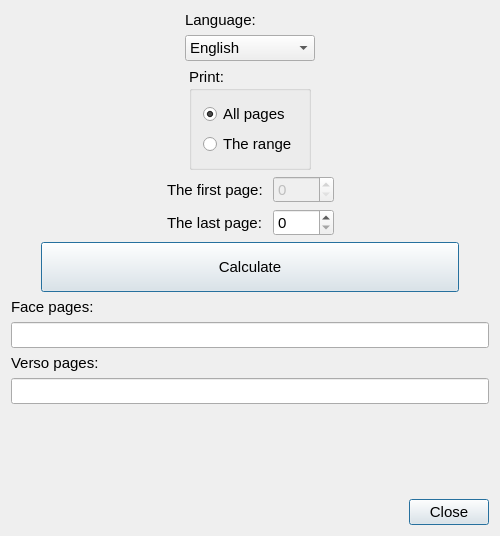
<?xml version="1.0" encoding="UTF-8"?>
<ui version="4.0">
 <class>BookletForEpsonXP100</class>
 <widget class="QWidget" name="BookletForEpsonXP100">
  <property name="geometry">
   <rect>
    <x>0</x>
    <y>0</y>
    <width>500</width>
    <height>536</height>
   </rect>
  </property>
  <property name="minimumSize">
   <size>
    <width>500</width>
    <height>536</height>
   </size>
  </property>
  <property name="maximumSize">
   <size>
    <width>16777215</width>
    <height>536</height>
   </size>
  </property>
  <property name="font">
   <font>
    <pointsize>11</pointsize>
   </font>
  </property>
  <property name="windowTitle">
   <string>Booklet for Epson XP-100</string>
  </property>
  <property name="windowIcon">
   <iconset resource="resources.qrc">
    <normaloff>:/images/images/booklet_1.ico</normaloff>:/images/images/booklet_1.ico</iconset>
  </property>
  <layout class="QHBoxLayout" name="horizontalLayout_7">
   <item>
    <layout class="QVBoxLayout" name="verticalLayout_9">
     <item>
      <layout class="QVBoxLayout" name="verticalLayout_8">
       <item>
        <layout class="QHBoxLayout" name="horizontalLayout_5">
         <item>
          <spacer name="horizontalSpacer_9">
           <property name="orientation">
            <enum>Qt::Horizontal</enum>
           </property>
           <property name="sizeHint" stdset="0">
            <size>
             <width>40</width>
             <height>20</height>
            </size>
           </property>
          </spacer>
         </item>
         <item>
          <layout class="QVBoxLayout" name="verticalLayout_6">
           <item>
            <widget class="QLabel" name="lblLanguages">
             <property name="text">
              <string>Language:</string>
             </property>
            </widget>
           </item>
           <item>
            <widget class="QComboBox" name="cbxLanguages">
             <property name="sizePolicy">
              <sizepolicy hsizetype="Fixed" vsizetype="Fixed">
               <horstretch>0</horstretch>
               <verstretch>0</verstretch>
              </sizepolicy>
             </property>
             <property name="minimumSize">
              <size>
               <width>130</width>
               <height>0</height>
              </size>
             </property>
             <item>
              <property name="text">
               <string>English</string>
              </property>
             </item>
             <item>
              <property name="text">
               <string>Russian</string>
              </property>
             </item>
            </widget>
           </item>
           <item>
            <spacer name="verticalSpacer_2">
             <property name="orientation">
              <enum>Qt::Vertical</enum>
             </property>
             <property name="sizeHint" stdset="0">
              <size>
               <width>20</width>
               <height>40</height>
              </size>
             </property>
            </spacer>
           </item>
          </layout>
         </item>
         <item>
          <spacer name="horizontalSpacer_8">
           <property name="orientation">
            <enum>Qt::Horizontal</enum>
           </property>
           <property name="sizeHint" stdset="0">
            <size>
             <width>40</width>
             <height>20</height>
            </size>
           </property>
          </spacer>
         </item>
        </layout>
       </item>
      </layout>
     </item>
     <item>
      <layout class="QHBoxLayout" name="horizontalLayout_2">
       <item>
        <spacer name="horizontalSpacer_2">
         <property name="orientation">
          <enum>Qt::Horizontal</enum>
         </property>
         <property name="sizeHint" stdset="0">
          <size>
           <width>40</width>
           <height>20</height>
          </size>
         </property>
        </spacer>
       </item>
       <item>
        <widget class="QGroupBox" name="grbxWhatPrint">
         <property name="font">
          <font>
           <pointsize>11</pointsize>
           <weight>50</weight>
           <bold>false</bold>
          </font>
         </property>
         <property name="title">
          <string>Print:</string>
         </property>
         <property name="flat">
          <bool>false</bool>
         </property>
         <property name="checkable">
          <bool>false</bool>
         </property>
         <layout class="QHBoxLayout" name="horizontalLayout">
          <item>
           <layout class="QVBoxLayout" name="verticalLayout">
            <item>
             <widget class="QRadioButton" name="rbtnAllPages">
              <property name="font">
               <font>
                <pointsize>11</pointsize>
                <weight>50</weight>
                <bold>false</bold>
               </font>
              </property>
              <property name="text">
               <string>All pages</string>
              </property>
              <property name="checked">
               <bool>true</bool>
              </property>
              <attribute name="buttonGroup">
               <string notr="true">btngrWhatPrint</string>
              </attribute>
             </widget>
            </item>
            <item>
             <widget class="QRadioButton" name="rbtnRange">
              <property name="font">
               <font>
                <pointsize>11</pointsize>
                <weight>50</weight>
                <bold>false</bold>
               </font>
              </property>
              <property name="text">
               <string>The range</string>
              </property>
              <attribute name="buttonGroup">
               <string notr="true">btngrWhatPrint</string>
              </attribute>
             </widget>
            </item>
           </layout>
          </item>
         </layout>
        </widget>
       </item>
       <item>
        <spacer name="horizontalSpacer_3">
         <property name="orientation">
          <enum>Qt::Horizontal</enum>
         </property>
         <property name="sizeHint" stdset="0">
          <size>
           <width>40</width>
           <height>20</height>
          </size>
         </property>
        </spacer>
       </item>
      </layout>
     </item>
     <item>
      <layout class="QHBoxLayout" name="horizontalLayout_4">
       <item>
        <spacer name="horizontalSpacer_7">
         <property name="orientation">
          <enum>Qt::Horizontal</enum>
         </property>
         <property name="sizeHint" stdset="0">
          <size>
           <width>40</width>
           <height>20</height>
          </size>
         </property>
        </spacer>
       </item>
       <item>
        <layout class="QVBoxLayout" name="verticalLayout_5">
         <item>
          <widget class="QLabel" name="lblFirstPage">
           <property name="font">
            <font>
             <pointsize>11</pointsize>
             <weight>50</weight>
             <bold>false</bold>
            </font>
           </property>
           <property name="text">
            <string>The first page: </string>
           </property>
          </widget>
         </item>
         <item>
          <widget class="QLabel" name="lblLastPage">
           <property name="font">
            <font>
             <pointsize>11</pointsize>
             <weight>50</weight>
             <bold>false</bold>
            </font>
           </property>
           <property name="text">
            <string>The last page: </string>
           </property>
          </widget>
         </item>
        </layout>
       </item>
       <item>
        <layout class="QVBoxLayout" name="verticalLayout_4">
         <item>
          <widget class="QSpinBox" name="spbxFirstPage">
           <property name="enabled">
            <bool>false</bool>
           </property>
           <property name="sizePolicy">
            <sizepolicy hsizetype="Preferred" vsizetype="Fixed">
             <horstretch>0</horstretch>
             <verstretch>0</verstretch>
            </sizepolicy>
           </property>
           <property name="minimumSize">
            <size>
             <width>50</width>
             <height>0</height>
            </size>
           </property>
           <property name="maximumSize">
            <size>
             <width>70</width>
             <height>16777215</height>
            </size>
           </property>
           <property name="font">
            <font>
             <pointsize>11</pointsize>
             <weight>50</weight>
             <bold>false</bold>
            </font>
           </property>
           <property name="minimum">
            <number>0</number>
           </property>
           <property name="maximum">
            <number>3000</number>
           </property>
          </widget>
         </item>
         <item>
          <widget class="QSpinBox" name="spbxLastPage">
           <property name="sizePolicy">
            <sizepolicy hsizetype="Preferred" vsizetype="Fixed">
             <horstretch>0</horstretch>
             <verstretch>0</verstretch>
            </sizepolicy>
           </property>
           <property name="minimumSize">
            <size>
             <width>50</width>
             <height>0</height>
            </size>
           </property>
           <property name="maximumSize">
            <size>
             <width>70</width>
             <height>16777215</height>
            </size>
           </property>
           <property name="font">
            <font>
             <pointsize>11</pointsize>
             <weight>50</weight>
             <bold>false</bold>
            </font>
           </property>
           <property name="maximum">
            <number>3000</number>
           </property>
          </widget>
         </item>
        </layout>
       </item>
       <item>
        <spacer name="horizontalSpacer_6">
         <property name="orientation">
          <enum>Qt::Horizontal</enum>
         </property>
         <property name="sizeType">
          <enum>QSizePolicy::Expanding</enum>
         </property>
         <property name="sizeHint" stdset="0">
          <size>
           <width>100</width>
           <height>20</height>
          </size>
         </property>
        </spacer>
       </item>
      </layout>
     </item>
     <item>
      <layout class="QHBoxLayout" name="horizontalLayout_6">
       <item>
        <spacer name="horizontalSpacer_4">
         <property name="orientation">
          <enum>Qt::Horizontal</enum>
         </property>
         <property name="sizeType">
          <enum>QSizePolicy::Fixed</enum>
         </property>
         <property name="sizeHint" stdset="0">
          <size>
           <width>30</width>
           <height>20</height>
          </size>
         </property>
        </spacer>
       </item>
       <item>
        <widget class="QPushButton" name="pbtnCalculate">
         <property name="sizePolicy">
          <sizepolicy hsizetype="Preferred" vsizetype="Maximum">
           <horstretch>0</horstretch>
           <verstretch>0</verstretch>
          </sizepolicy>
         </property>
         <property name="minimumSize">
          <size>
           <width>0</width>
           <height>50</height>
          </size>
         </property>
         <property name="font">
          <font>
           <pointsize>11</pointsize>
           <weight>50</weight>
           <bold>false</bold>
          </font>
         </property>
         <property name="text">
          <string>Calculate</string>
         </property>
         <property name="default">
          <bool>true</bool>
         </property>
        </widget>
       </item>
       <item>
        <spacer name="horizontalSpacer_5">
         <property name="orientation">
          <enum>Qt::Horizontal</enum>
         </property>
         <property name="sizeType">
          <enum>QSizePolicy::Fixed</enum>
         </property>
         <property name="sizeHint" stdset="0">
          <size>
           <width>30</width>
           <height>20</height>
          </size>
         </property>
        </spacer>
       </item>
      </layout>
     </item>
     <item>
      <layout class="QVBoxLayout" name="verticalLayout_2">
       <item>
        <widget class="QLabel" name="lblFacePages">
         <property name="font">
          <font>
           <pointsize>11</pointsize>
           <weight>50</weight>
           <bold>false</bold>
          </font>
         </property>
         <property name="text">
          <string>Face pages:</string>
         </property>
        </widget>
       </item>
       <item>
        <widget class="QLineEdit" name="ledFacePages">
         <property name="font">
          <font>
           <pointsize>11</pointsize>
           <weight>50</weight>
           <bold>false</bold>
          </font>
         </property>
        </widget>
       </item>
       <item>
        <widget class="QLabel" name="lblVersoPages">
         <property name="font">
          <font>
           <pointsize>11</pointsize>
           <weight>50</weight>
           <bold>false</bold>
          </font>
         </property>
         <property name="text">
          <string>Verso pages:</string>
         </property>
        </widget>
       </item>
       <item>
        <widget class="QLineEdit" name="ledVersoPages">
         <property name="font">
          <font>
           <pointsize>11</pointsize>
           <weight>50</weight>
           <bold>false</bold>
          </font>
         </property>
        </widget>
       </item>
      </layout>
     </item>
     <item>
      <layout class="QVBoxLayout" name="verticalLayout_3">
       <item>
        <widget class="QLabel" name="lblTotalPagesForPrint">
         <property name="enabled">
          <bool>true</bool>
         </property>
         <property name="font">
          <font>
           <pointsize>11</pointsize>
           <weight>50</weight>
           <bold>false</bold>
          </font>
         </property>
         <property name="text">
          <string/>
         </property>
        </widget>
       </item>
       <item>
        <widget class="QLabel" name="lblAmountSheetsForPrint">
         <property name="enabled">
          <bool>true</bool>
         </property>
         <property name="font">
          <font>
           <pointsize>11</pointsize>
           <weight>50</weight>
           <bold>false</bold>
          </font>
         </property>
         <property name="text">
          <string/>
         </property>
        </widget>
       </item>
       <item>
        <widget class="QLabel" name="lblMidOfBooklet">
         <property name="enabled">
          <bool>true</bool>
         </property>
         <property name="font">
          <font>
           <pointsize>11</pointsize>
           <weight>50</weight>
           <bold>false</bold>
          </font>
         </property>
         <property name="text">
          <string/>
         </property>
        </widget>
       </item>
      </layout>
     </item>
     <item>
      <layout class="QVBoxLayout" name="verticalLayout_7">
       <item>
        <spacer name="verticalSpacer">
         <property name="orientation">
          <enum>Qt::Vertical</enum>
         </property>
         <property name="sizeType">
          <enum>QSizePolicy::Fixed</enum>
         </property>
         <property name="sizeHint" stdset="0">
          <size>
           <width>20</width>
           <height>20</height>
          </size>
         </property>
        </spacer>
       </item>
       <item>
        <layout class="QHBoxLayout" name="horizontalLayout_3">
         <item>
          <spacer name="horizontalSpacer">
           <property name="orientation">
            <enum>Qt::Horizontal</enum>
           </property>
           <property name="sizeHint" stdset="0">
            <size>
             <width>40</width>
             <height>20</height>
            </size>
           </property>
          </spacer>
         </item>
         <item>
          <widget class="QPushButton" name="pbtnClose">
           <property name="font">
            <font>
             <pointsize>11</pointsize>
             <weight>50</weight>
             <bold>false</bold>
            </font>
           </property>
           <property name="text">
            <string>Close</string>
           </property>
           <property name="default">
            <bool>true</bool>
           </property>
          </widget>
         </item>
        </layout>
       </item>
      </layout>
     </item>
    </layout>
   </item>
  </layout>
 </widget>
 <layoutdefault spacing="6" margin="11"/>
 <tabstops>
  <tabstop>rbtnAllPages</tabstop>
  <tabstop>rbtnRange</tabstop>
  <tabstop>spbxFirstPage</tabstop>
  <tabstop>spbxLastPage</tabstop>
  <tabstop>pbtnCalculate</tabstop>
  <tabstop>ledFacePages</tabstop>
  <tabstop>ledVersoPages</tabstop>
  <tabstop>pbtnClose</tabstop>
 </tabstops>
 <resources>
  <include location="resources.qrc"/>
 </resources>
 <connections/>
 <buttongroups>
  <buttongroup name="btngrWhatPrint"/>
 </buttongroups>
</ui>
